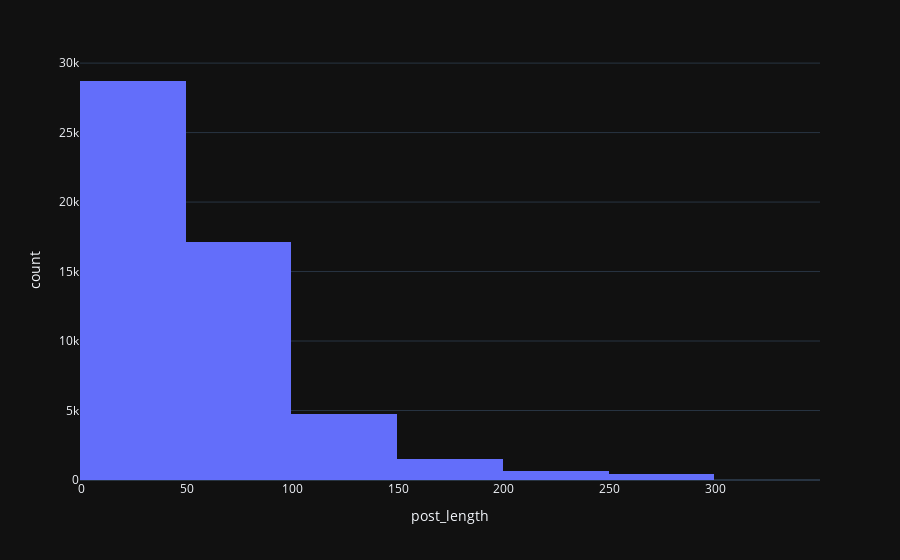

The code cell stored with this chart in its notebook:
### Code cell
# Distribution of post lengths

reddit_data['post_length'] = reddit_data['title'].apply(lambda post: len(post))
post_len_dist = px.histogram(reddit_data, x = 'post_length', nbins = 10)
post_len_dist.update_layout(template="plotly_dark")
post_len_dist.show()

### Figure 1 — Plotly figure (JSON) as saved in the notebook; plotly's stock layout.template omitted (floating-point values rounded to 4 significant figures; data arrays with more than 128 entries replaced by an {"elided": "..."} marker saying what was removed)
{"data": [{"alignmentgroup": "True", "bingroup": "x", "hovertemplate": "post_length=%{x}<br>count=%{y}<extra></extra>", "legendgroup": "", "marker": {"color": "#636efa", "pattern": {"shape": ""}}, "name": "", "nbinsx": 10, "offsetgroup": "", "orientation": "v", "showlegend": false, "type": "histogram", "x": {"elided": "53187 int values"}, "xaxis": "x", "yaxis": "y"}], "layout": {"barmode": "relative", "legend": {"tracegroupgap": 0}, "margin": {"t": 60}, "xaxis": {"anchor": "y", "domain": [0, 1], "title": {"text": "post_length"}}, "yaxis": {"anchor": "x", "domain": [0, 1], "title": {"text": "count"}}}}
